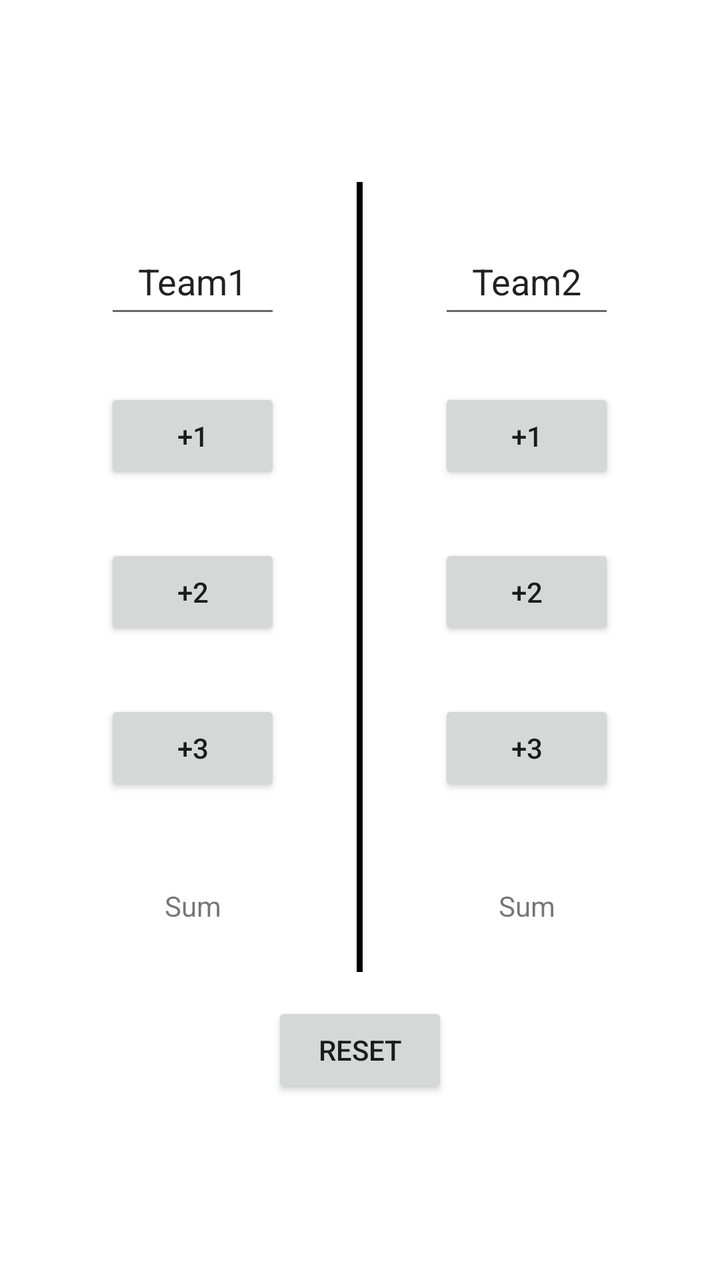
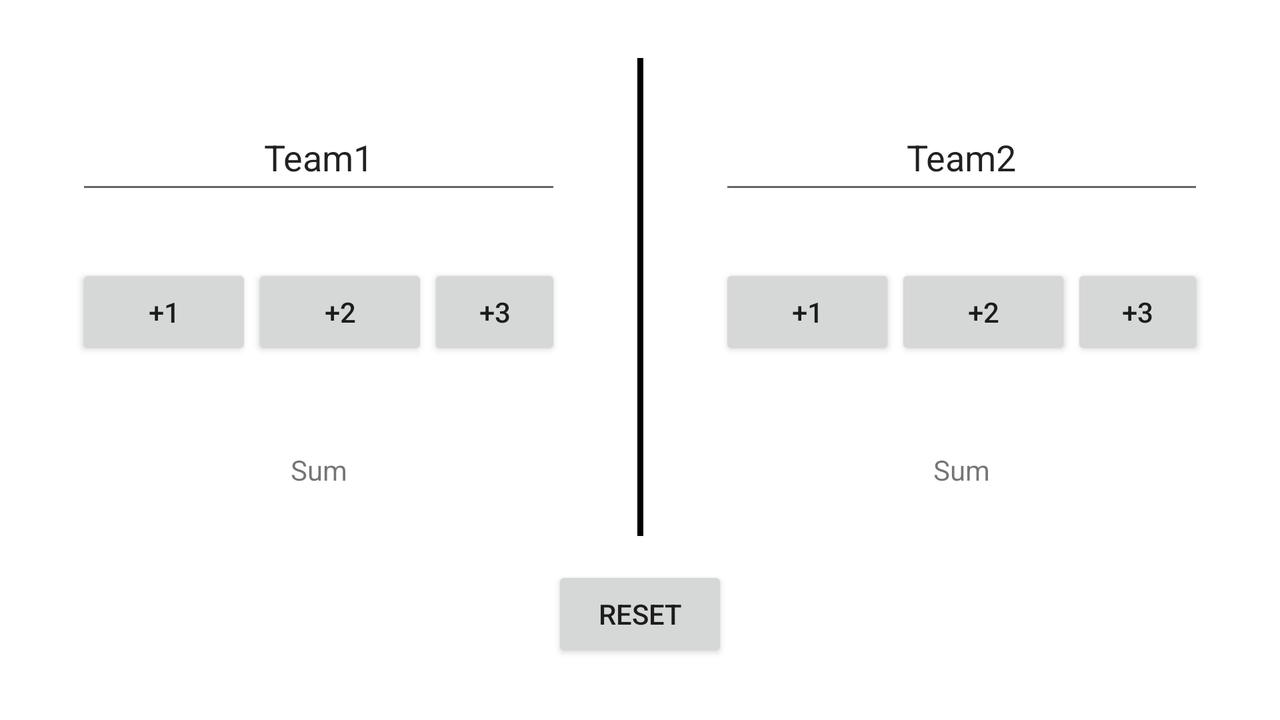

Two renders of one Android screen. The first uses the default layout on a phone; the second uses the alternative layout the repository ships for a different screen configuration, on a matching device. The two XML files are below.
<!-- AndroidManifest.xml: application theme Theme.MyApplicationTestforLayout -->
<!-- res/layout/countmark.xml -->
<?xml version="1.0" encoding="utf-8"?>
<androidx.constraintlayout.widget.ConstraintLayout xmlns:android="http://schemas.android.com/apk/res/android"
    xmlns:app="http://schemas.android.com/apk/res-auto"
    xmlns:tools="http://schemas.android.com/tools"
    android:layout_width="match_parent"
    android:layout_height="match_parent"
    >

    <LinearLayout
        android:layout_width="match_parent"
        android:layout_height="match_parent"
        android:gravity="center"
        android:orientation="vertical"
        app:layout_constraintBottom_toBottomOf="parent"
        app:layout_constraintEnd_toEndOf="parent"
        app:layout_constraintStart_toStartOf="parent">

        <LinearLayout
            android:layout_width="wrap_content"
            android:layout_height="wrap_content"
            android:layout_gravity="center"
            android:orientation="horizontal">

            <LinearLayout
                android:layout_width="wrap_content"
                android:layout_height="wrap_content"
                android:layout_marginHorizontal="30dp"
                android:layout_marginTop="15dp"
                android:layout_weight="1"
                android:orientation="vertical"
                android:padding="8dp">

                <EditText
                    android:id="@+id/name"
                    android:layout_width="match_parent"
                    android:layout_height="50dp"
                    android:gravity="center"
                    android:text="Team1" />

                <Button
                    android:id="@+id/plus1"
                    android:layout_width="match_parent"
                    android:layout_height="wrap_content"
                    android:layout_marginTop="30dp"
                    android:onClick="plus"
                    android:text="+1" />

                <Button
                    android:id="@+id/plus2"
                    android:layout_width="match_parent"
                    android:layout_height="wrap_content"
                    android:layout_marginTop="30dp"
                    android:onClick="plus"
                    android:text="+2" />

                <Button
                    android:id="@+id/plus3"
                    android:layout_width="match_parent"
                    android:layout_height="wrap_content"
                    android:layout_marginTop="30dp"
                    android:onClick="plus"
                    android:text="+3" />

                <TextView
                    android:id="@+id/sum"
                    android:layout_width="match_parent"
                    android:layout_height="50dp"
                    android:layout_marginTop="30dp"
                    android:gravity="center"
                    android:text="Sum" />

            </LinearLayout>

            <TextView
                android:layout_width="3dp"
                android:layout_height="match_parent"
                android:background="@color/black" />

            <LinearLayout
                android:layout_width="wrap_content"
                android:layout_height="wrap_content"
                android:layout_marginHorizontal="30dp"
                android:layout_marginTop="15dp"
                android:layout_weight="1"
                android:orientation="vertical"
                android:padding="8dp">

                <EditText
                    android:id="@+id/name2"
                    android:layout_width="match_parent"
                    android:layout_height="50dp"
                    android:gravity="center"
                    android:text="Team2" />

                <Button
                    android:id="@+id/plus4"
                    android:layout_width="match_parent"
                    android:layout_height="wrap_content"
                    android:layout_marginTop="30dp"
                    android:onClick="plus"
                    android:text="+1" />

                <Button
                    android:id="@+id/plus5"
                    android:layout_width="match_parent"
                    android:layout_height="wrap_content"
                    android:layout_marginTop="30dp"
                    android:onClick="plus"
                    android:text="+2" />

                <Button
                    android:id="@+id/plus6"
                    android:layout_width="match_parent"
                    android:layout_height="wrap_content"
                    android:layout_marginTop="30dp"
                    android:onClick="plus"
                    android:text="+3" />

                <TextView
                    android:id="@+id/sum2"
                    android:layout_width="match_parent"
                    android:layout_height="50dp"
                    android:layout_marginTop="30dp"
                    android:gravity="center"
                    android:text="Sum" />

            </LinearLayout>

        </LinearLayout>

        <Button
            android:id="@+id/button6"
            android:layout_width="wrap_content"
            android:layout_height="wrap_content"
            android:layout_marginTop="15dp"
            android:gravity="center"
            android:onClick="Reset"
            android:text="Reset" />
    </LinearLayout>

</androidx.constraintlayout.widget.ConstraintLayout>
<!-- resources referenced by this layout -->
<resources>
  <style name="Theme.MyApplicationTestforLayout" parent="Theme.MaterialComponents.DayNight.DarkActionBar">
          
          <item name="colorPrimary">@color/purple_500</item>
          <item name="colorPrimaryVariant">@color/purple_700</item>
          <item name="colorOnPrimary">@color/white</item>
          
          <item name="colorSecondary">@color/teal_200</item>
          <item name="colorSecondaryVariant">@color/teal_700</item>
          <item name="colorOnSecondary">@color/black</item>
          
          <item name="android:statusBarColor" tools:targetApi="l">?attr/colorPrimaryVariant</item>
          
      </style>
</resources>
<!-- res/layout-land/countmark.xml (the author's variant of the layout above) -->
<!-- drawn on the phone turned sideways -->
<?xml version="1.0" encoding="utf-8"?>
<androidx.constraintlayout.widget.ConstraintLayout xmlns:android="http://schemas.android.com/apk/res/android"
    xmlns:app="http://schemas.android.com/apk/res-auto"
    xmlns:tools="http://schemas.android.com/tools"
    android:layout_width="match_parent"
    android:layout_height="match_parent"
    >

    <LinearLayout
        android:layout_width="match_parent"
        android:layout_height="match_parent"
        android:gravity="center"
        android:orientation="vertical"
        app:layout_constraintBottom_toBottomOf="parent"
        app:layout_constraintEnd_toEndOf="parent"
        app:layout_constraintStart_toStartOf="parent">

        <LinearLayout
            android:layout_width="wrap_content"
            android:layout_height="wrap_content"
            android:layout_gravity="center"
            android:orientation="horizontal">

            <LinearLayout
                android:layout_width="wrap_content"
                android:layout_height="wrap_content"
                android:layout_marginHorizontal="30dp"
                android:layout_marginTop="15dp"
                android:layout_weight="1"
                android:orientation="vertical"
                android:padding="8dp">

                <EditText
                    android:id="@+id/name"
                    android:layout_width="match_parent"
                    android:layout_height="50dp"
                    android:gravity="center"
                    android:text="Team1" />

                <LinearLayout
                    android:layout_width="wrap_content"
                    android:layout_height="wrap_content"
                    android:layout_gravity="center"
                    android:orientation="horizontal">

                <Button
                    android:id="@+id/plus1"
                    android:layout_width="match_parent"
                    android:layout_height="wrap_content"
                    android:layout_marginTop="30dp"
                    android:onClick="plus"
                    android:text="+1" />

                <Button
                    android:id="@+id/plus2"
                    android:layout_width="match_parent"
                    android:layout_height="wrap_content"
                    android:layout_marginTop="30dp"
                    android:onClick="plus"
                    android:text="+2" />

                <Button
                    android:id="@+id/plus3"
                    android:layout_width="match_parent"
                    android:layout_height="wrap_content"
                    android:layout_marginTop="30dp"
                    android:onClick="plus"
                    android:text="+3" />
                </LinearLayout>

                <TextView
                    android:id="@+id/sum"
                    android:layout_width="match_parent"
                    android:layout_height="50dp"
                    android:layout_marginTop="30dp"
                    android:gravity="center"
                    android:text="Sum" />

            </LinearLayout>

            <TextView
                android:layout_width="3dp"
                android:layout_height="match_parent"
                android:background="@color/black" />

            <LinearLayout
                android:layout_width="wrap_content"
                android:layout_height="wrap_content"
                android:layout_marginHorizontal="30dp"
                android:layout_marginTop="15dp"
                android:layout_weight="1"
                android:orientation="vertical"
                android:padding="8dp">

                <EditText
                    android:id="@+id/name2"
                    android:layout_width="match_parent"
                    android:layout_height="50dp"
                    android:gravity="center"
                    android:text="Team2" />

                <LinearLayout
                    android:layout_width="wrap_content"
                    android:layout_height="wrap_content"
                    android:layout_gravity="center"
                    android:orientation="horizontal">

                <Button
                    android:id="@+id/plus4"
                    android:layout_width="match_parent"
                    android:layout_height="wrap_content"
                    android:layout_marginTop="30dp"
                    android:onClick="plus"
                    android:text="+1" />

                <Button
                    android:id="@+id/plus5"
                    android:layout_width="match_parent"
                    android:layout_height="wrap_content"
                    android:layout_marginTop="30dp"
                    android:onClick="plus"
                    android:text="+2" />

                <Button
                    android:id="@+id/plus6"
                    android:layout_width="match_parent"
                    android:layout_height="wrap_content"
                    android:layout_marginTop="30dp"
                    android:onClick="plus"
                    android:text="+3" />
                </LinearLayout>

                <TextView
                    android:id="@+id/sum2"
                    android:layout_width="match_parent"
                    android:layout_height="50dp"
                    android:layout_marginTop="30dp"
                    android:gravity="center"
                    android:text="Sum" />

            </LinearLayout>

        </LinearLayout>

        <Button
            android:id="@+id/button6"
            android:layout_width="wrap_content"
            android:layout_height="wrap_content"
            android:layout_marginTop="15dp"
            android:gravity="center"
            android:onClick="Reset"
            android:text="Reset" />
    </LinearLayout>

</androidx.constraintlayout.widget.ConstraintLayout>
